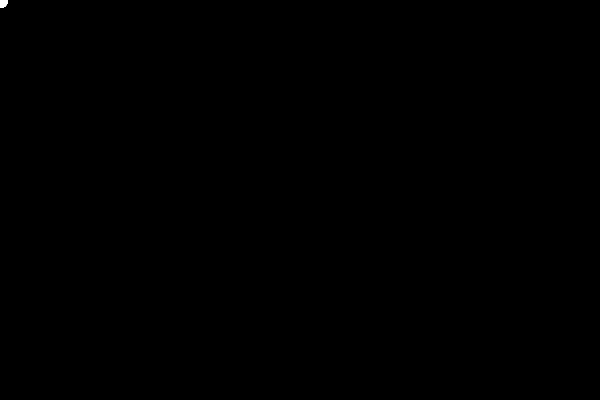
Frame 1 (no input)
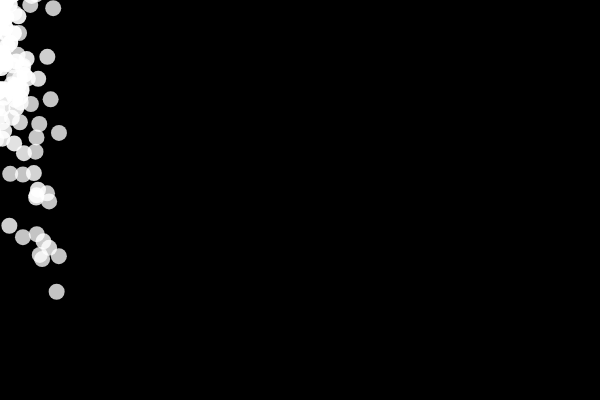
Frame 60 (no input)
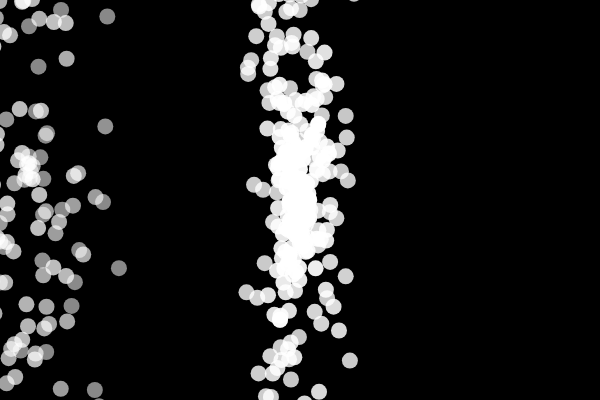
Frame 120 (the mouse pressed at the canvas centre since frame 60)

The p5.js sketch that drew these frames (run headless with seeded random() and noise() and a simulated clock; from frame 60 on, the mouse is pressed at the canvas centre):

// p5.js sketch
// ── sketch.js
// let Particles = [];

let Particles;
function setup () {
  createCanvas(600, 400);
  Particles = Array(100).fill(null).map(
    p => new Particle()
  )
}

function draw () {
  background(0);

  for (let i = 0; i < 5; i++) {
    let p = new Particle();
    Particles.push(p)
  }

  Particles.forEach(element => {
    element.show();
    element.update();
  });


  // for (const particle of Particles) {
  //   particle.update();
  //   particle.show()
  // }

  Particles = Particles.filter(p => !p.finished())

  // for (let i = Particles.length - 1;
  //   i >= 0; i--) {
  //   Particles[i].show();
  //   Particles[i].update();
  //   if (Particles[i].finished()) {
  //     Particles.splice(i, 1)
  //   }
  // }

}


class Particle {

  constructor() {

    this.x = mouseX;
    this.y = mouseY;
    // this.x = 300;
    // this.y = 380;
    this.vx = random(-1, 1);
    this.vy = random(-5, 5)
    this.alpha = 255;
  }


  finished () {
    return this.alpha < 0;
  }
  update () {
    this.x += this.vx;
    this.y += this.vy
    this.alpha -= 1;
  }

  show () {
    noStroke()
    // stroke(255)
    fill(255, this.alpha)
    ellipse(this.x, this.y, 16)
  }

}
